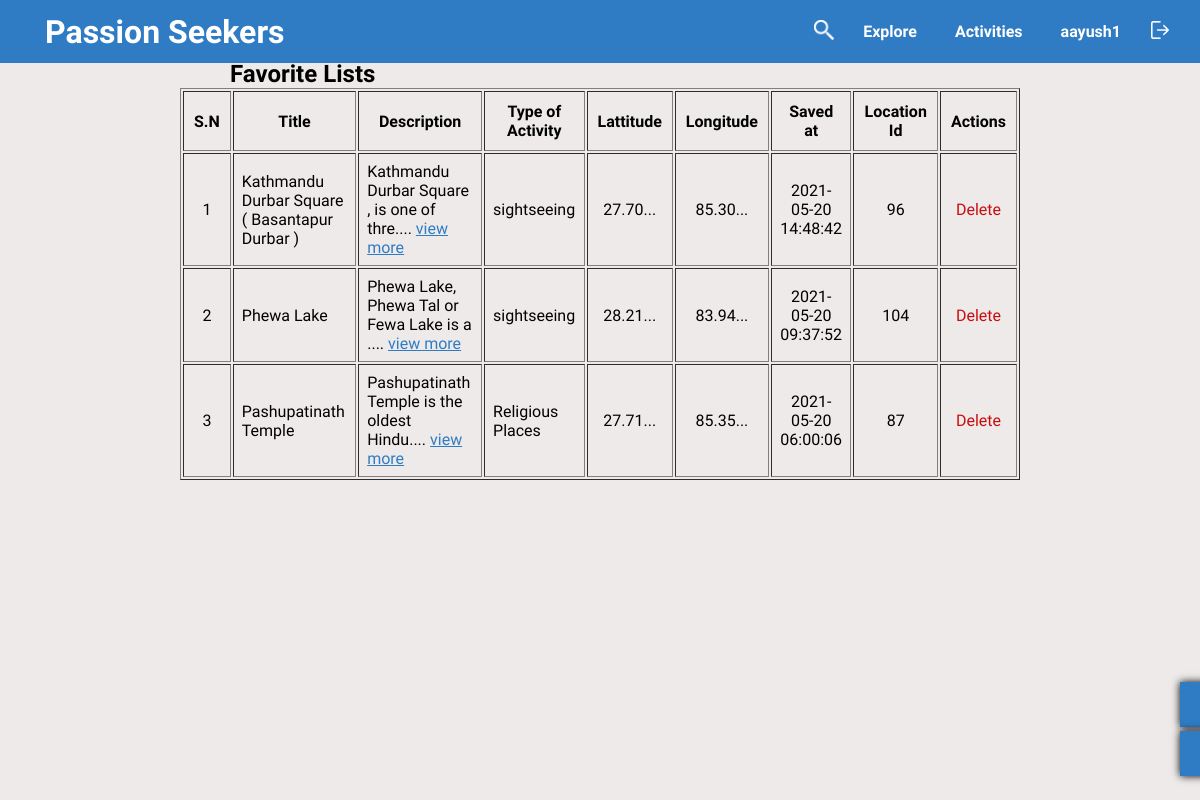
/favoriteList.php (signed in), run on an earlier commit of the app's database.
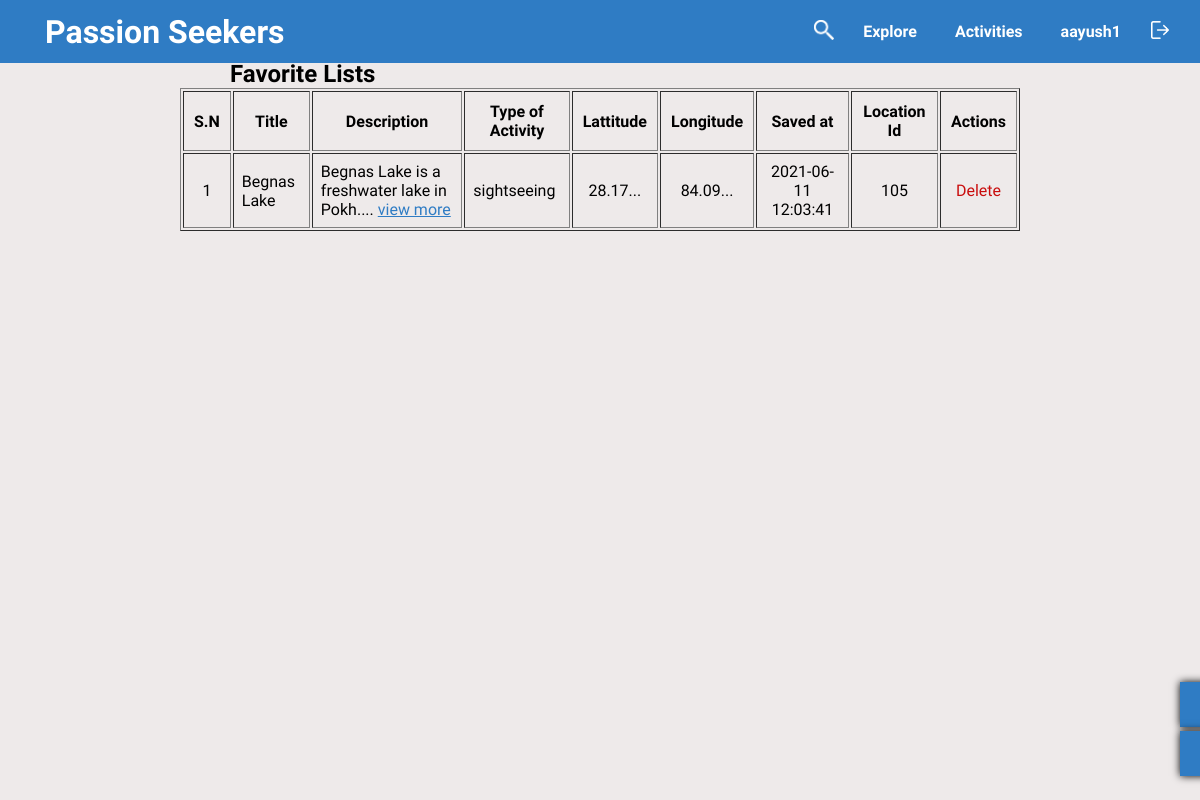
And on a later commit of the database.
### tables this page shows
CREATE TABLE `tbl_favorites` (
  `id` int NOT NULL,
  `user_id` int NOT NULL,
  `location_id` int NOT NULL,
  `status` tinyint(1) NOT NULL DEFAULT '1',
  `created_at` timestamp NOT NULL DEFAULT CURRENT_TIMESTAMP,
  `updated_at` timestamp NULL DEFAULT NULL
);

CREATE TABLE `tbl_location` (
  `id` int NOT NULL,
  `title` varchar(50) NOT NULL,
  `description` text NOT NULL,
  `type_of_activity` varchar(50) NOT NULL,
  `admin_id` int NOT NULL,
  `lattitude` decimal(22,20) NOT NULL,
  `longitude` decimal(22,20) NOT NULL,
  `status` tinyint(1) NOT NULL DEFAULT '1',
  `created_at` timestamp NOT NULL DEFAULT CURRENT_TIMESTAMP,
  `updated_at` timestamp NULL DEFAULT NULL
);

### __connection.php (called while the page is built, shortened)
<?php
function mysqlGetAllFavoritePosts($userId, $pageNo = 0, $pageOffset = 0)
{
  $query = "SELECT
        l.id AS id,
        f.id AS fid,
    f.created_at,
    l.title,
    l.description,
    l.type_of_activity,
    l.lattitude,
    l.longitude
FROM
    `tbl_favorites` AS f,
    `tbl_location` AS l
WHERE
    `user_id`= $userId AND
    f.location_id = l.id
ORDER BY
	  f.created_at DESC";
  return $query;
}

### __adminJobs.php (called while the page is built, shortened)
<?php require_once './__userJobs.php'; ?>

### favoriteList.php (the view, shortened to what this page needs)
<?php
require_once './__connection.php';
?>
<!DOCTYPE html>
<html lang="en">
<head>
   <link rel="stylesheet" href="./style/style.css">
   <link rel="stylesheet" href="./style/header-navigationBar.css">
   <link rel="stylesheet" href="./style/admin-jobs.css">
   <link rel="stylesheet" href="./style/favorite-list.css">
</head>
<body>
   <?php
   $pageNumber = 1;
   $queryToGetAllFavorite = mysqlGetAllFavoritePosts($_SESSION['id'], $pageNumber - 1, 10);
   $result = $connection->query($queryToGetAllFavorite);
   $posts = [];
   while ($row = $result->fetch_assoc()) {
      array_push($posts, $row);
   }
   ?>
   <header>
      <?php require_once './__navigationBar.php'; ?>
   </header>
   <section class="favorite__list">
      <div class="favorite__list__container">
         <h2 class="favorite__list__title">Favorite Lists</h2>
         <table border="1" class="favorite__list__table">
            <thead class="favorite__list__table__head">
               <th>S.N</th>
               <th>Title</th>
               <th>Description</th>
               <th>Type of Activity</th>
               <th>Lattitude</th>
               <th>Longitude</th>
               <th>Saved at</th>
               <th>Location Id</th>
               <th>Actions</th>
            </thead>
            <tbody class="favorite__list__table__body">
               <?php foreach ($posts as $index => $post) { ?>
                  <tr>
                     <td><?php echo $index + 1 ?></td>
                     <td class="favorite__list__table__body__text"><?php echo $post['title'] ?></td>
                     <td class="favorite__list__table__body__text"><?php echo substr($post['description'], 0, 40) . ".... <a href='./individualPage.php?id=" . $post['id'] . "' class='favorite_list__description__more' >view more</a>" ?></td>
                     <td class="favorite__list__table__body__text"><?php echo $post['type_of_activity'] ?></td>
                     <td><?php echo substr($post['lattitude'],0,5)."..." ?></td>
                     <td><?php echo substr($post['longitude'],0,5)."..." ?></td>
                     <td><?php echo $post['created_at'] ?></td>
                     <td><?php echo $post['id'] ?></td>
                     <td><a <?php echo 'href="./removeFromFavorite.php?id=' . $post['id'] . '&redirect=favorite"' ?> class="favorite_list__description__delete">Delete</a></td>
                  </tr>
               <?php } ?>
            </tbody>
         </table>
      </div>
   </section>
   <?php require_once './__adminJobs.php' ?>
</body>
</html>

### __navigationBar.php (shortened to what this page needs)
<nav>
   <h1><a style="color: white;" href="./index.php">Passion Seekers</a></h1>
   <ul>
      <li>
         <div class="search__posts">
            <form method="POST">
               <button type="button" class="search__form__btn" name="search">
                  <img src="./style/assests/search.png" alt="search">
               </button>
            </form>
         </div>
      </li>
      <li><a href="./listOfPosts.php?type=explore">Explore</a></li>
      <li><a href="./listOfPosts.php?type=activities">Activities</a></li>
      <?php
      if (isset($_SESSION['username'])) {
         echo "<li><a href='./profile.php'>" . $_SESSION['username'] . "</a></li>";
         echo "<li class='logout__btn'>
                  <button
                     href='./logout.php'
                     class='logout__img'
                     onclick=\"confrimlogout()\"
                  ><img src='./style/assests/logout.png' width='18px' height='18px'>
                  </button>
                  <p>Logout<p>
               </li>";
      } else {
         echo "<li><a href='./signupPage.php'>Sign up</a></li>";
         echo "<li>|</li>";
         echo "<li><a href='./loginPage.php'>Login</a></li>";
      }
      ?>
   </ul>
</nav>

### __userJobs.php (shortened to what this page needs)
<?php
require_once './__connection.php';
if ($_SESSION['is_user'] == true) {
?>
   <section class="user__interaction">
      <div class="user__interaction__actions">
         <a href="./favoriteList.php"><button>Favorite List</button></a>
         <a href="./postReview.php"><button>Give Review</button></a>
      </div>
   </section>
<?php } ?>

### style/style.css (style rules this page uses)
* { box-sizing: border-box; padding: 0; margin: 0; }
:root { --blue: #2f7cc4; --dark-blue:#14436e; --background-color:rgb(238, 234, 234); }
body { font-family: 'Roboto Condensed',sans-serif; font-size: 1rem; background-color:var(--background-color) ; }
a { color: black; cursor: pointer; text-decoration: none; }
h2 { margin-left: 50px; }

### style/header-navigationBar.css (style rules this page uses)
header { max-width: 100vw; }
header nav { overflow: hidden; display: flex; padding: 10px 20px; justify-content: space-between; background-color: var(--blue); position: fixed; top: 0; left: 0; right: 0; width: 100%; z-index: 10; }
.search__posts form { align-items: center; display: flex; flex-direction: row-reverse; justify-content: center; margin: auto 0; }
.search__posts button { cursor: pointer; background: transparent; border: none; display: block; margin: auto 0 auto 10px; padding: 10px; }
.search__posts form button img { width: 20px; height: 20px; filter: invert(); }
nav h1 { font-size: 2rem; padding-left: 25px; cursor: pointer; color: white; margin: auto 0; }
nav ul { list-style: none; display: flex; flex-direction: row; align-items: center; }
.logout__btn { position: relative; }
.logout__btn button { border: none; background-color: transparent; cursor: pointer; padding: 11px; outline: none; }
.logout__img img { filter: invert(); }
nav ul li a { padding: 19px; color: white; transition: all 0.3s ease-out; font-size: 16px; font-weight: 600; }

### style/admin-jobs.css (style rules this page uses)
.admin__interaction, .user__interaction { bottom: 0; position: fixed; right: 2px; transform: translateX(88%); z-index: 2; }
.admin__interaction__actions, .user__interaction__actions { display: flex; flex-direction: column; margin-bottom: 20px; }
.admin__interaction__actions a, .user__interaction__actions a { margin-bottom: 4px; }
.admin__interaction__actions a button, .user__interaction__actions a button { border: none; box-shadow: 0px 0px 8px black; background-color: var(--blue); cursor: pointer; color: transparent; padding: 15px 10px; transition: all 0.25s ease-in; width: 150px; }

### style/favorite-list.css (style rules this page uses)
.favorite__list { margin: 60px auto 20px auto; width: 70%; }
.favorite__list__container { width: auto; }
.favorite_list__description__more { color: var(--blue); text-decoration: underline; }
.favorite_list__description__delete { color: rgb(201, 13, 13); }
.favorite__list__table__head th { padding: 10px; }
.favorite__list__table__body tr td { padding: 8px; text-align: center; }
.favorite__list__table__body__text { text-align: left !important; }

What changed in the data, as far as the page shows it:
removed tbl_favorites: location.title "Kathmandu Durbar Square ( Basantapur Durbar )", location.description "Kathmandu Durbar Square , is one of thre", location.type_of_activity "sightseeing", location.lattitude "27.70", location.longitude "85.30", created_at "2021-05-20 14:48:42", location "96"
removed tbl_favorites: location.title "Phewa Lake", location.description "Phewa Lake, Phewa Tal or Fewa Lake is a", location.type_of_activity "sightseeing", location.lattitude "28.21", location.longitude "83.94", created_at "2021-05-20 09:37:52", location "104"
removed tbl_favorites: location.title "Pashupatinath Temple", location.description "Pashupatinath Temple is the oldest Hindu", location.type_of_activity "Religious Places", location.lattitude "27.71", location.longitude "85.35", created_at "2021-05-20 06:00:06", location "87"
added tbl_favorites: location.title "Begnas Lake", location.description "Begnas Lake is a freshwater lake in Pokh", location.type_of_activity "sightseeing", location.lattitude "28.17", location.longitude "84.09", created_at "2021-06-11 12:03:41", location "105"
